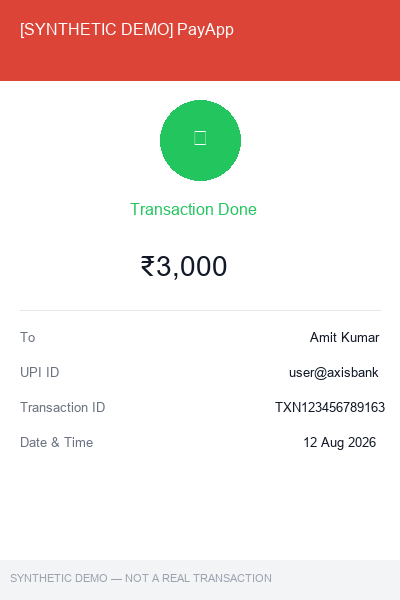
#> input picture ml/data/raw/genuine/synthetic_genuine_0000.png, 400 x 600 px; its folder holds only this picture in this run
$ python -i noise_analysis.py   (imports and definitions only)
#> lines starting #> are read from the running program, lines starting #| are printed output that depends on the picture; after the words box and inside, x2 and y2 are one past the last pixel; in counts of white or black regions, pixels touching at a corner belong together
"""
VeriShot AI — Noise Analysis Service

Analyzes local noise patterns to detect manipulation.
Genuine screenshots have spatially consistent noise characteristics.
Cut-and-paste forgeries or region replacements often introduce
noise inconsistencies at region boundaries.

Methods used:
1. Local variance analysis — block-level noise estimation
2. High-frequency residual analysis — capture sensor/compression noise
3. Block discontinuity detection — edge inconsistencies at potential splice boundaries
"""
import logging
import numpy as np
from PIL import Image

logger = logging.getLogger(__name__)


def analyze_noise(img: Image.Image) -> tuple[float, dict]:
    """
    Perform noise consistency analysis.

    Returns:
        noise_score (float, 0-1): Anomaly score. Higher = more suspicious.
        stats (dict): Detailed noise statistics.
    """
    try:
        arr = np.array(img.convert("RGB"), dtype=np.float32)
        gray = np.array(img.convert("L"), dtype=np.float32)

        # 1. Local variance analysis
        variance_score, variance_stats = _local_variance_analysis(gray)

        # 2. High-frequency residual analysis
        hf_score, hf_stats = _high_frequency_analysis(gray)

        # 3. Block discontinuity
        disc_score, disc_stats = _block_discontinuity(gray)

        # Combine scores
        combined = (
            0.40 * variance_score +
            0.40 * hf_score +
            0.20 * disc_score
        )
        noise_score = float(np.clip(combined, 0.0, 1.0))

        stats = {
            "noise_score": round(noise_score, 4),
            "variance_score": round(variance_score, 4),
            "hf_score": round(hf_score, 4),
            "discontinuity_score": round(disc_score, 4),
            **variance_stats,
            **hf_stats,
            **disc_stats,
        }

        logger.debug(f"Noise analysis stats: {stats}")
        return noise_score, stats

    except Exception as e:
        logger.error(f"Noise analysis failed: {e}")
        raise


def _local_variance_analysis(
    gray: np.ndarray, block_size: int = 32
) -> tuple[float, dict]:
    """
    Compute block-level local variance.
    Inconsistent variance across blocks is suspicious.
    """
    h, w = gray.shape
    block_variances = []

    for y in range(0, h - block_size, block_size):
        for x in range(0, w - block_size, block_size):
            block = gray[y:y + block_size, x:x + block_size]
            block_variances.append(float(np.var(block)))

    if len(block_variances) < 4:
        return 0.0, {"num_blocks": 0}

    variances = np.array(block_variances)
    mean_var = float(np.mean(variances))
    std_var = float(np.std(variances))

    # Coefficient of variation of variance — measures spatial inconsistency
    if mean_var < 1e-8:
        cv = 0.0
    else:
        cv = std_var / mean_var

    # Typical screenshots: cv < 0.5 for genuine, > 1.5 for manipulated
    score = min(cv / 2.0, 1.0)

    return score, {
        "num_blocks": len(block_variances),
        "mean_block_variance": round(mean_var, 2),
        "variance_cv": round(cv, 4),
    }


def _high_frequency_analysis(gray: np.ndarray) -> tuple[float, dict]:
    """
    Estimate noise using high-frequency residuals.
    Median filter removes content, leaving noise residual.
    """
    try:
        from scipy.ndimage import median_filter

        # Noise residual via median filter subtraction
        denoised = median_filter(gray, size=3).astype(np.float32)
        residual = gray - denoised

        # Block-level analysis of residual
        h, w = residual.shape
        block_size = 32
        block_stds = []

        for y in range(0, h - block_size, block_size):
            for x in range(0, w - block_size, block_size):
                block = residual[y:y + block_size, x:x + block_size]
                block_stds.append(float(np.std(block)))

        if len(block_stds) < 4:
            return 0.0, {}

        stds = np.array(block_stds)
        mean_std = float(np.mean(stds))
        if mean_std < 1e-8:
            return 0.0, {"mean_noise_std": 0.0}

        cv = float(np.std(stds) / mean_std)
        score = min(cv / 1.5, 1.0)

        return score, {"mean_noise_std": round(mean_std, 4), "noise_std_cv": round(cv, 4)}

    except ImportError:
        # Fallback without scipy
        residual = gray - _simple_blur(gray)
        global_std = float(np.std(residual))
        score = min(global_std / 20.0, 1.0)
        return score, {"global_noise_std": round(global_std, 4)}


def _simple_blur(gray: np.ndarray) -> np.ndarray:
    """Simple box blur for noise estimation without scipy."""
    kernel = np.ones((3, 3), dtype=np.float32) / 9.0
    # Manual convolution for small kernel
    result = np.copy(gray)
    result[1:-1, 1:-1] = (
        gray[:-2, :-2] + gray[:-2, 1:-1] + gray[:-2, 2:] +
        gray[1:-1, :-2] + gray[1:-1, 1:-1] + gray[1:-1, 2:] +
        gray[2:, :-2] + gray[2:, 1:-1] + gray[2:, 2:]
    ) / 9.0
    return result


def _block_discontinuity(
    gray: np.ndarray, block_size: int = 32
) -> tuple[float, dict]:
    """
    Detect sharp discontinuities at block boundaries.
    These can indicate where a region was pasted.
    """
    h, w = gray.shape
    horizontal_jumps = []
    vertical_jumps = []

    # Horizontal boundary jumps
    for y in range(block_size, h - block_size, block_size):
        row_above = gray[y - 1, :]
        row_below = gray[y, :]
        jump = float(np.mean(np.abs(row_below.astype(float) - row_above.astype(float))))
        horizontal_jumps.append(jump)

    # Vertical boundary jumps
    for x in range(block_size, w - block_size, block_size):
        col_left = gray[:, x - 1]
        col_right = gray[:, x]
        jump = float(np.mean(np.abs(col_right.astype(float) - col_left.astype(float))))
        vertical_jumps.append(jump)

    all_jumps = horizontal_jumps + vertical_jumps
    if not all_jumps:
        return 0.0, {}

    mean_jump = float(np.mean(all_jumps))
    max_jump = float(np.max(all_jumps))

    # Normalize: typical screenshots have jumps < 5; large jumps = suspicious
    score = min(max_jump / 50.0, 1.0) * 0.5 + min(mean_jump / 20.0, 1.0) * 0.5

    return score, {
        "mean_boundary_jump": round(mean_jump, 4),
        "max_boundary_jump": round(max_jump, 4),
    }

>>> from PIL import Image
>>> picture = Image.open('../../ml/data/raw/genuine/synthetic_genuine_0000.png')
#> picture is the input picture: PIL image 400x600 RGB; mean R, G, B 242.2, 226.2, 222.4
>>> result = analyze_noise(picture)
#> in analyze_noise, `gray = np.array(img.convert("L"), dtype=np.float32)`:
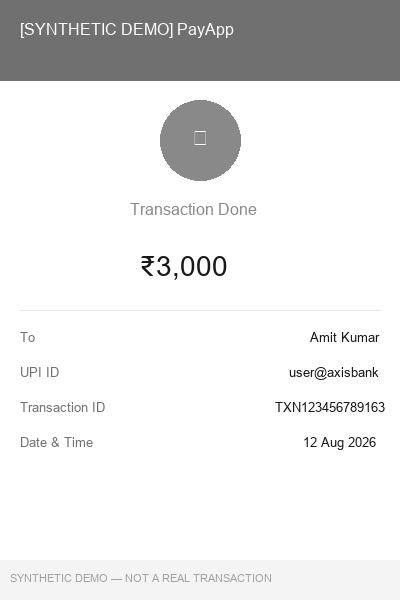
#> gray: shape (600, 400) float32; min 24, max 255, mean 230.6
#> after the loop in _local_variance_analysis, `for y in range(0, h - block_size, block_size):`:
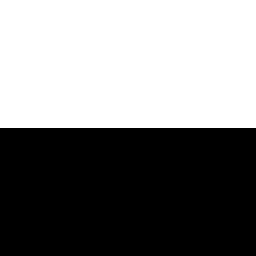
#> block: shape (32, 32) float32 (shown 8 times larger); values 244 (black) and 255 (white), 50% white; 1 white region, box (x1, y1, x2, y2) and area: (0, 0, 32, 16) 512
#> after the loop in _local_variance_analysis, `for y in range(0, h - block_size, block_size):`: block_variances = 216 values, max 7389.9 at index 102, min 0 at index 8, mean 746
#> in _local_variance_analysis, `variances = np.array(block_variances)`: variances has the same summary as block_variances
#> in _local_variance_analysis, `mean_var = float(np.mean(variances))`: mean_var = 746
#> in _local_variance_analysis, `std_var = float(np.std(variances))`: std_var = 1517.5
#> in _local_variance_analysis, `cv = std_var / mean_var`: cv = 2.03
#> in _local_variance_analysis, `score = min(cv / 2.0, 1.0)`: score = 1
#> in analyze_noise, `variance_score, variance_stats = _local_variance_analysis(gray)`: variance_stats = {'num_blocks': 216, 'mean_block_variance': 746, 'variance_cv': 2.03}
#> in _high_frequency_analysis, `residual = gray - denoised`:
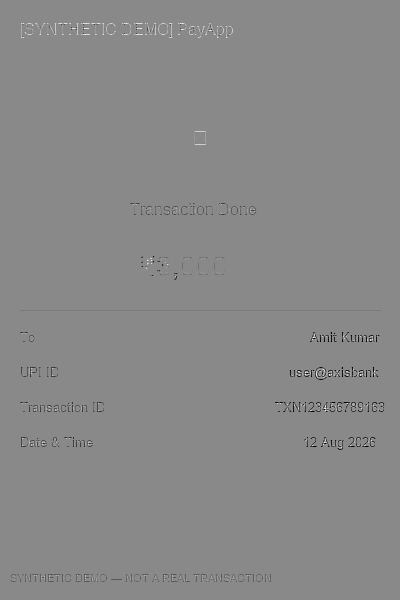
#> residual: shape (600, 400) float32; min -231, max 198, mean -0.6; drawn with min black and max white
#> after the loop in _high_frequency_analysis, `for y in range(0, h - block_size, block_size):`: block: shape (32, 32) float32; every value is 0
#> after the loop in _high_frequency_analysis, `for y in range(0, h - block_size, block_size):`: block_stds = 216 values, max 44.87 at index 142, min 0 at index 8, mean 5.67
#> in _high_frequency_analysis, `stds = np.array(block_stds)`: stds has the same summary as block_stds
#> in _high_frequency_analysis, `mean_std = float(np.mean(stds))`: mean_std = 5.67
#> in _high_frequency_analysis, `cv = float(np.std(stds) / mean_std)`: cv = 1.86
#> in _high_frequency_analysis, `score = min(cv / 1.5, 1.0)`: score = 1
#> in analyze_noise, `hf_score, hf_stats = _high_frequency_analysis(gray)`: hf_stats = {'mean_noise_std': 5.67, 'noise_std_cv': 1.86}
#> the loop in _block_discontinuity, `for y in range(block_size, h - block_size, block_size):` made 17 passes
#> jump on passes 1 to 12: 4.67, 0, 0, 0, 0, 0, 0, 17.61, 0, 0, 0, 0
#> after the loop in _block_discontinuity, `for y in range(block_size, h - block_size, block_size):`: horizontal_jumps = [4.67, 0, 0, 0, 0, 0, 0, 17.61, 0, 0, 0, 0, 0, 1.2, 0, 0, 0]
#> the loop in _block_discontinuity, `for x in range(block_size, w - block_size, block_size):` made 11 passes
#> jump on passes 1 to 11: 2.54, 2.25, 0.97, 0.57, 7.08, 3.5, 5.12, 1.3, 1.32, 5.3, 8.66
#> after the loop in _block_discontinuity, `for x in range(block_size, w - block_size, block_size):`: vertical_jumps = [2.54, 2.25, 0.97, 0.57, 7.08, 3.5, 5.12, 1.3, 1.32, 5.3, 8.66]
#> in _block_discontinuity, `all_jumps = horizontal_jumps + vertical_jumps`: all_jumps = 28 values, max 17.61 at index 7, min 0 at index 1, mean 2.22
#> in _block_discontinuity, `mean_jump = float(np.mean(all_jumps))`: mean_jump = 2.22
#> in _block_discontinuity, `max_jump = float(np.max(all_jumps))`: max_jump = 17.61
#> in _block_discontinuity, `score = min(max_jump / 50.0, 1.0) * 0.5 + min(mean_jump / 20.0, 1.0) *..`: score = 0.232
#> in analyze_noise, `disc_score, disc_stats = _block_discontinuity(gray)`: disc_stats = {'mean_boundary_jump': 2.22, 'max_boundary_jump': 17.61}
#> in analyze_noise, `combined = ( 0.40 * variance_score + 0.40 * hf_score + 0.20 * disc_sco..`: combined = 0.846
